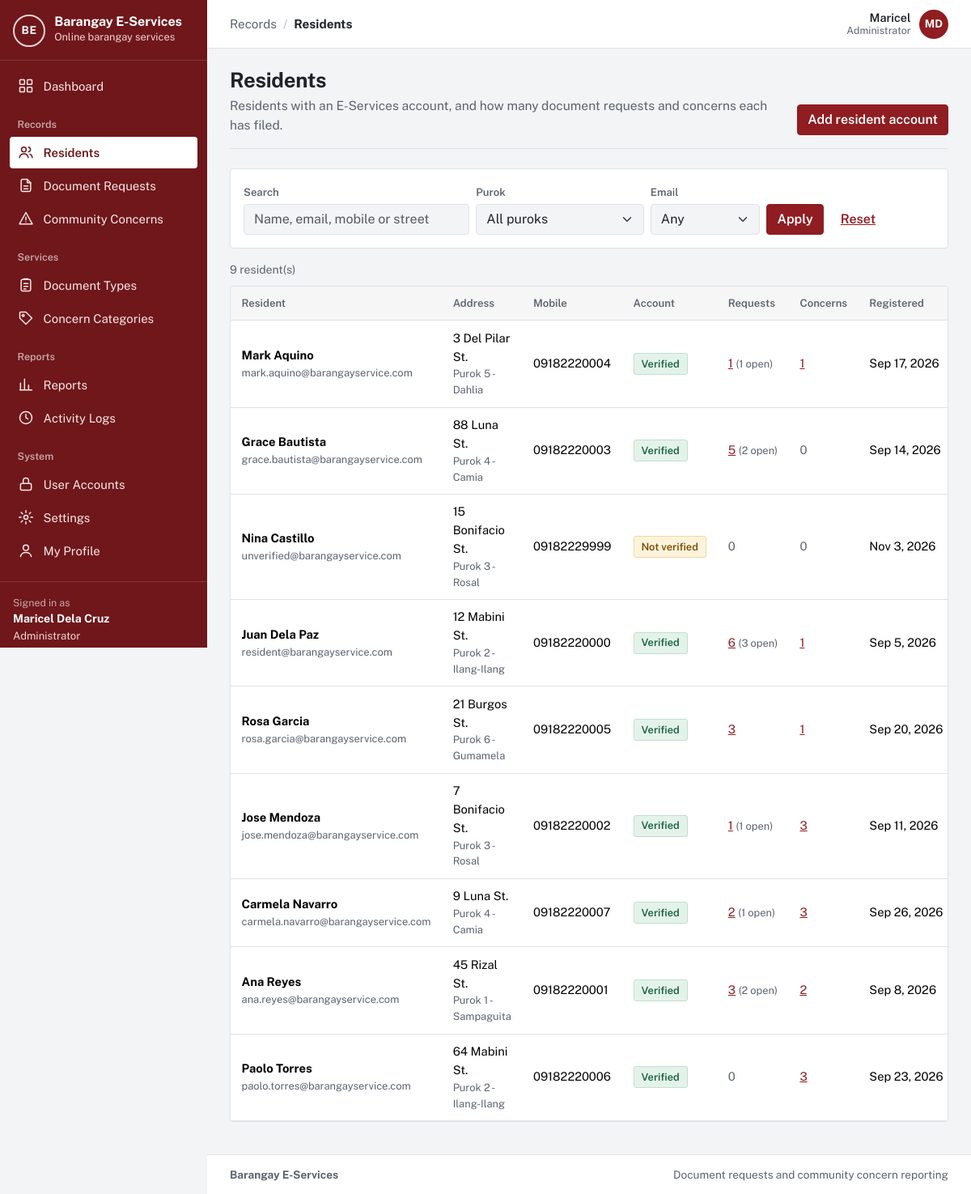
Screenshot of /barangay-eservicess2/residents.php (signed in) with the database file from the repository.
### tables this page shows
CREATE TABLE `users` (
  `user_id` int(10) UNSIGNED NOT NULL,
  `role_id` tinyint(3) UNSIGNED NOT NULL,
  `purok_id` smallint(5) UNSIGNED DEFAULT NULL,
  `first_name` varchar(60) NOT NULL,
  `last_name` varchar(60) NOT NULL,
  `email` varchar(120) NOT NULL,
  `contact_no` varchar(13) DEFAULT NULL,
  `street_address` varchar(150) DEFAULT NULL,
  `password_hash` varchar(255) NOT NULL,
  `email_verified_at` datetime DEFAULT NULL,
  `is_active` tinyint(1) NOT NULL DEFAULT 1,
  `failed_logins` tinyint(3) UNSIGNED NOT NULL DEFAULT 0,
  `locked_until` datetime DEFAULT NULL,
  `created_at` datetime NOT NULL DEFAULT current_timestamp(),
  `updated_at` datetime NOT NULL DEFAULT current_timestamp() ON UPDATE current_timestamp()
);

CREATE TABLE `roles` (
  `role_id` tinyint(3) UNSIGNED NOT NULL,
  `role_key` varchar(20) NOT NULL,
  `role_name` varchar(50) NOT NULL
);

CREATE TABLE `puroks` (
  `purok_id` smallint(5) UNSIGNED NOT NULL,
  `purok_name` varchar(60) NOT NULL
);

### barangay-eservicess2/app/lib/helpers.php (called while the page is built, shortened)
<?php
function e($value): string
{
    return htmlspecialchars((string) ($value ?? ''), ENT_QUOTES | ENT_SUBSTITUTE, 'UTF-8');
}
function base_path(): string
{
    static $base = null;
    if ($base === null) {
        $script = realpath($_SERVER['SCRIPT_FILENAME'] ?? '') ?: '';
        $root   = realpath(APP_ROOT) ?: APP_ROOT;
        $rel    = str_replace('\\', '/', substr($script, strlen($root)));
        $name   = str_replace('\\', '/', $_SERVER['SCRIPT_NAME'] ?? '');
        $base   = ($rel !== '' && str_ends_with($name, $rel)) ? substr($name, 0, -strlen($rel)) : '';
        $base   = rtrim($base, '/');
    }
    return $base;
}
function url(string $path = ''): string
{
    return base_path() . '/' . ltrim($path, '/');
}
function asset(string $path): string
{
    return url('assets/' . ltrim($path, '/'));
}
function query_param(string $key, string $default = ''): string
{
    $value = $_GET[$key] ?? $default;
    return is_string($value) ? trim($value) : $default;
}
function format_date(?string $datetime, string $format = 'M j, Y'): string
{
    return $datetime ? date($format, strtotime($datetime)) : '—';
}
function full_name(array $row, string $prefix = ''): string
{
    return trim(($row[$prefix . 'first_name'] ?? '') . ' ' . ($row[$prefix . 'last_name'] ?? ''));
}
function paginate(int $total, int $perPage = 15): array
{
    $page = max(1, (int) ($_GET['page'] ?? 1));
    $totalPages = max(1, (int) ceil($total / $perPage));
    $page = min($page, $totalPages);
    return [$perPage, ($page - 1) * $perPage, $page, $totalPages];
}

### barangay-eservicess2/app/lib/auth.php (called while the page is built, shortened)
<?php
function current_user(bool $refresh = false): ?array
{
    static $user = false;
    if ($user !== false && !$refresh) {
        return $user;
    }
    $user = null;
    if (!empty($_SESSION['user_id'])) {
        $user = db_one(
            'SELECT u.user_id, u.first_name, u.last_name, u.email, u.contact_no, u.street_address, u.purok_id,
                    u.email_verified_at, u.is_active, u.created_at, r.role_key, r.role_name
               FROM users u JOIN roles r ON r.role_id = u.role_id
              WHERE u.user_id = ?',
            [(int) $_SESSION['user_id']]
        );
    }
    return $user;
}
function is_verified(?array $user = null): bool
{
    $user = $user ?? current_user();
    return $user !== null && !empty($user['email_verified_at']);
}
function home_path_for_role(?string $role): string
{
    return match ($role) {
        ROLE_ADMIN    => 'admin/dashboard.php',
        ROLE_STAFF    => 'staff/dashboard.php',
        ROLE_RESIDENT => 'resident/dashboard.php',
        default       => 'auth/login.php',
    };
}
function require_login(bool $mustBeVerified = true): array
{
    $user = current_user();
    return $user;
}
function require_role(string ...$roles): array
{
    $user = require_login();
    return $user;
}

### barangay-eservicess2/app/lib/db.php (called while the page is built, shortened)
<?php
function db(): mysqli
{
    static $conn = null;
    if ($conn === null) {
        $conn = new mysqli(
            config('db.host'),
            config('db.user'),
            config('db.password'),
            config('db.name'),
            (int) config('db.port', 3306)
        );
        $conn->set_charset('utf8mb4');
        $conn->query("SET time_zone = '+08:00'");
    }
    return $conn;
}
function db_query(string $sql, array $params = []): mysqli_stmt
{
    $stmt = db()->prepare($sql);
    if ($params) {
        $types = '';
        foreach ($params as $p) {
            $types .= is_int($p) ? 'i' : (is_float($p) ? 'd' : 's');
        }
        $stmt->bind_param($types, ...array_values($params));
    }
    $stmt->execute();
    return $stmt;
}
function db_all(string $sql, array $params = []): array
{
    $result = db_query($sql, $params)->get_result();
    return $result ? $result->fetch_all(MYSQLI_ASSOC) : [];
}
function db_one(string $sql, array $params = []): ?array
{
    $result = db_query($sql, $params)->get_result();
    $row = $result ? $result->fetch_assoc() : null;
    return $row ?: null;
}
function db_value(string $sql, array $params = [])
{
    $row = db_one($sql, $params);
    return $row ? reset($row) : null;
}

### barangay-eservicess2/residents.php (the view, shortened to what this page needs)
<?php
require __DIR__ . '/app/bootstrap.php';
$user = require_role(ROLE_STAFF, ROLE_ADMIN);
$f = [
    'q'        => query_param('q'),
    'purok'    => ctype_digit(query_param('purok')) ? query_param('purok') : '',
    'verified' => in_array(query_param('verified'), ['0', '1'], true) ? query_param('verified') : '',
];
$where = ['r.role_key = ?'];
$params = [ROLE_RESIDENT];
$whereSql = 'WHERE ' . implode(' AND ', $where);
$from = "FROM users u JOIN roles r ON r.role_id = u.role_id LEFT JOIN puroks p ON p.purok_id = u.purok_id $whereSql";
$total = (int) db_value("SELECT COUNT(*) $from", $params);
[$limit, $offset, $page, $pages] = paginate($total, 20);
$rows = db_all(
    "SELECT u.user_id, u.first_name, u.last_name, u.email, u.contact_no, u.street_address, u.email_verified_at, u.is_active, u.created_at,
            p.purok_name,
            (SELECT COUNT(*) FROM document_requests d WHERE d.resident_id = u.user_id) AS request_count,
            (SELECT COUNT(*) FROM document_requests d WHERE d.resident_id = u.user_id AND d.status NOT IN ('Released', 'Rejected', 'Cancelled')) AS request_open,
            (SELECT COUNT(*) FROM concerns c WHERE c.resident_id = u.user_id) AS concern_count
     $from ORDER BY u.last_name, u.first_name LIMIT ? OFFSET ?",
    array_merge($params, [$limit, $offset])
);
$isAdmin = $user['role_key'] === ROLE_ADMIN;
$activeNav = 'residents';
require APP_ROOT . '/app/views/header.php';
?>
<div class="page-head">
  <div>
    <h1>Residents</h1>
    <p>Residents with an E-Services account, and how many document requests and concerns each has filed.</p>
  </div>
  <?php if ($isAdmin): ?>
    <div class="page-actions"><a class="btn btn-primary" href="<?= e(url('admin/user-form.php?role=resident')) ?>">Add resident account</a></div>
  <?php endif; ?>
</div>
<form class="filters" method="get" role="search" aria-label="Filter residents">
  <div class="row g-2 align-items-end">
    <div class="col-md-4">
      <label class="form-label" for="q">Search</label>
      <input class="form-control" id="q" name="q" value="<?= e($f['q']) ?>" placeholder="Name, email, mobile or street">
    </div>
    <div class="col-6 col-md-3">
      <label class="form-label" for="purok">Purok</label>
      <select class="form-select" id="purok" name="purok">
        <option value="">All puroks</option>
      </select>
    </div>
    <div class="col-6 col-md-2">
      <label class="form-label" for="verified">Email</label>
      <select class="form-select" id="verified" name="verified">
        <option value="">Any</option>
      </select>
    </div>
    <div class="col-auto d-flex gap-2">
      <button class="btn btn-primary" type="submit">Apply</button>
      <a class="btn btn-link" href="<?= e(url('residents.php')) ?>">Reset</a>
    </div>
  </div>
</form>
<div class="result-meta"><span><?= $total ?> resident(s)</span><?php if ($pages > 1): ?><span>Page <?= $page ?> of <?= $pages ?></span><?php endif; ?></div>
<div class="table-wrap">
  <?php if (!$rows): ?>
    <div class="empty"><p>No residents match these filters.</p></div>
  <?php else: ?>
  <table class="table">
    <thead>
      <tr>
        <th scope="col">Resident</th>
        <th scope="col">Address</th>
        <th scope="col">Mobile</th>
        <th scope="col">Account</th>
        <th scope="col">Requests</th>
        <th scope="col">Concerns</th>
        <th scope="col">Registered</th>
      </tr>
    </thead>
    <tbody>
    <?php foreach ($rows as $r): ?>
      <tr>
        <td><strong><?= e(full_name($r)) ?></strong><div class="small text-muted"><?= e($r['email']) ?></div></td>
        <td><?= e($r['street_address']) ?><div class="small text-muted"><?= e($r['purok_name']) ?></div></td>
        <td class="nowrap"><?= e($r['contact_no']) ?></td>
        <td>
          <?= $r['email_verified_at'] ? '<span class="status status-done">Verified</span>' : '<span class="status status-ready">Not verified</span>' ?>
        </td>
        <td class="nowrap">
          <?php if ($r['request_count']): ?>
            <a href="<?= e(url('requests.php?resident=' . (int) $r['user_id'] . '&archived=all')) ?>"><?= (int) $r['request_count'] ?></a>
            <?php if ($r['request_open']): ?><span class="small text-muted">(<?= (int) $r['request_open'] ?> open)</span><?php endif; ?>
          <?php else: ?><span class="text-muted">0</span><?php endif; ?>
        </td>
        <td><?= $r['concern_count'] ? '<a href="' . e(url('concerns.php?resident=' . (int) $r['user_id'] . '&archived=all')) . '">' . (int) $r['concern_count'] . '</a>' : '<span class="text-muted">0</span>' ?></td>
        <td class="nowrap"><?= e(format_date($r['created_at'])) ?></td>
      </tr>
    <?php endforeach; ?>
    </tbody>
  </table>
  <?php endif; ?>
</div>
<?php require APP_ROOT . '/app/views/footer.php'; ?>

### barangay-eservicess2/app/views/header.php (shortened to what this page needs)
<?php
$user = current_user();
$role = $user['role_key'] ?? null;
$verified = $user && is_verified($user);
$activeNav = $activeNav ?? '';
$appLayout = $user && $verified;
$groups = [];
if ($appLayout && $role === ROLE_ADMIN) {
    $groups = [
        '' => ['dashboard' => ['admin/dashboard.php', 'Dashboard', 'dashboard']],
        'Records' => [
            'residents' => ['residents.php', 'Residents', 'residents'],
            'requests'  => ['requests.php', 'Document Requests', 'document'],
            'concerns'  => ['concerns.php', 'Community Concerns', 'concern'],
        ],
        'Services' => [
            'doctypes'   => ['admin/document-types.php', 'Document Types', 'services'],
            'categories' => ['admin/categories.php', 'Concern Categories', 'category'],
        ],
        'Reports' => [
            'reports' => ['reports.php', 'Reports', 'reports'],
            'logs'    => ['admin/logs.php', 'Activity Logs', 'logs'],
        ],
        'System' => [
            'users'    => ['admin/users.php', 'User Accounts', 'accounts'],
            'settings' => ['admin/settings.php', 'Settings', 'settings'],
            'profile'  => ['profile.php', 'My Profile', 'profile'],
        ],
    ];
}
$crumbGroup = '';
$crumbItem = $pageTitle ?? '';
foreach ($groups as $label => $items) {
    if (isset($items[$activeNav])) {
        $crumbGroup = $label;
        $crumbItem = $items[$activeNav][1];
    }
}
?><!doctype html>
<html lang="en">
<head>
  <link rel="stylesheet" href="<?= e(asset('vendor/bootstrap/bootstrap.min.css')) ?>">
  <link rel="stylesheet" href="<?= e(asset('css/app.css')) ?>">
</head>
<body class="<?= $appLayout ? 'app-body' : 'public-body' ?>">
<?php if ($appLayout): ?>
<div class="app-shell">
  <aside class="sidebar offcanvas-lg offcanvas-start" id="sidebar" tabindex="-1" aria-label="Main navigation">
    <div class="sidebar-brand">
      <a class="brand" href="<?= e(url(home_path_for_role($role))) ?>">
        <?= render_app_mark() ?>
        <span class="brand-text">
          <span class="brand-name"><?= e(app_name()) ?></span>
          <span class="brand-sub">Online barangay services</span>
        </span>
      </a>
    </div>
    <nav class="sidebar-nav">
      <?php foreach ($groups as $label => $items): ?>
        <?php if ($label !== ''): ?><div class="sidebar-heading"><?= e($label) ?></div><?php endif; ?>
        <ul class="sidebar-list">
          <?php foreach ($items as $key => [$path, $itemLabel, $iconName]): ?>
            <li>
              <a class="sidebar-link<?= $key === $activeNav ? ' active' : '' ?>" <?= $key === $activeNav ? 'aria-current="page"' : '' ?> href="<?= e(url($path)) ?>">
                <?= icon($iconName) ?><span><?= e($itemLabel) ?></span>
              </a>
            </li>
          <?php endforeach; ?>
        </ul>
      <?php endforeach; ?>
    </nav>
    <div class="sidebar-user">
      <div class="sidebar-user-label">Signed in as</div>
      <div class="sidebar-user-name"><?= e(full_name($user)) ?></div>
      <div class="sidebar-user-role"><?= e($user['role_name']) ?></div>
      <form method="post" action="<?= e(url('auth/logout.php')) ?>">
      </form>
    </div>
  </aside>
  <div class="app-main">
    <header class="topbar">
      <nav class="topbar-crumb" aria-label="You are here">
        <?php if ($crumbGroup !== ''): ?><span class="crumb-group"><?= e($crumbGroup) ?></span><span class="crumb-sep" aria-hidden="true">/</span><?php endif; ?>
        <span class="crumb-item"><?= e($crumbItem) ?></span>
      </nav>
      <div class="topbar-user">
        <span class="topbar-user-text"><span class="topbar-user-name"><?= e($user['first_name']) ?></span><span class="topbar-user-role"><?= e($user['role_name']) ?></span></span>
        <a class="avatar" href="<?= e(url('profile.php')) ?>" title="My profile" aria-label="My profile"><?= e(mb_strtoupper(mb_substr($user['first_name'], 0, 1) . mb_substr($user['last_name'], 0, 1))) ?></a>
      </div>
    </header>
    <main id="main" class="page">
<?php endif; ?>

### rows the page displays
users: full_name($user) "Maricel Dela Cruz", role.role_name "Administrator", first_name "Maricel", first_name+last_name "MD"
users: full_name($r) "Mark Aquino", email "mark.aquino@barangayservice.com", street_address "3 Del Pilar St.", purok.purok_name "Purok 5 - Dahlia", contact_no "09182220004", shows "Verified", request_count "1", request_open "1", concern_count "1", created_at "Sep 17, 2026"
users: full_name($r) "Grace Bautista", email "grace.bautista@barangayservice.com", street_address "88 Luna St.", purok.purok_name "Purok 4 - Camia", contact_no "09182220003", shows "Verified", request_count "5", request_open "2", created_at "Sep 14, 2026"
users: full_name($r) "Nina Castillo", email "unverified@barangayservice.com", street_address "15 Bonifacio St.", purok.purok_name "Purok 3 - Rosal", contact_no "09182229999", shows "Not verified", created_at "Nov 3, 2026"
users: full_name($r) "Juan Dela Paz", email "resident@barangayservice.com", street_address "12 Mabini St.", purok.purok_name "Purok 2 - Ilang-Ilang", contact_no "09182220000", shows "Verified", request_count "6", request_open "3", concern_count "1", created_at "Sep 5, 2026"
users: full_name($r) "Rosa Garcia", email "rosa.garcia@barangayservice.com", street_address "21 Burgos St.", purok.purok_name "Purok 6 - Gumamela", contact_no "09182220005", shows "Verified", request_count "3", concern_count "1", created_at "Sep 20, 2026"
users: full_name($r) "Jose Mendoza", email "jose.mendoza@barangayservice.com", street_address "7 Bonifacio St.", purok.purok_name "Purok 3 - Rosal", contact_no "09182220002", shows "Verified", request_count "1", request_open "1", concern_count "3", created_at "Sep 11, 2026"
users: full_name($r) "Carmela Navarro", email "carmela.navarro@barangayservice.com", street_address "9 Luna St.", purok.purok_name "Purok 4 - Camia", contact_no "09182220007", shows "Verified", request_count "2", request_open "1", concern_count "3", created_at "Sep 26, 2026"
users: full_name($r) "Ana Reyes", email "ana.reyes@barangayservice.com", street_address "45 Rizal St.", purok.purok_name "Purok 1 - Sampaguita", contact_no "09182220001", shows "Verified", request_count "3", request_open "2", concern_count "2", created_at "Sep 8, 2026"
users: full_name($r) "Paolo Torres", email "paolo.torres@barangayservice.com", street_address "64 Mabini St.", purok.purok_name "Purok 2 - Ilang-Ilang", contact_no "09182220006", shows "Verified", concern_count "3", created_at "Sep 23, 2026"

### other values shown
app_name() "Barangay E-Services"
$itemLabel "Dashboard"
$label "Records"
$itemLabel "Residents"
$itemLabel "Document Requests"
$itemLabel "Community Concerns"
$label "Services"
$itemLabel "Document Types"
$itemLabel "Concern Categories"
$label "Reports"
$itemLabel "Reports"
$itemLabel "Activity Logs"
$label "System"
$itemLabel "User Accounts"
$itemLabel "Settings"
